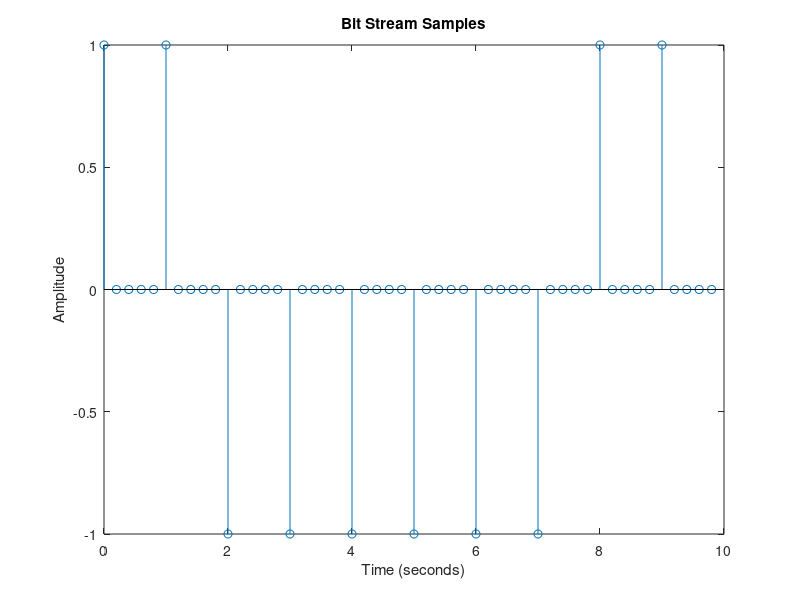
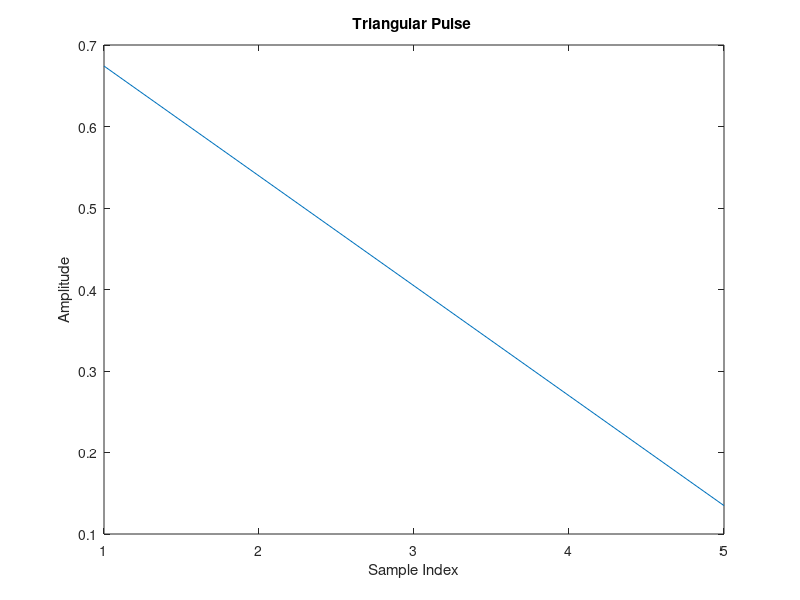
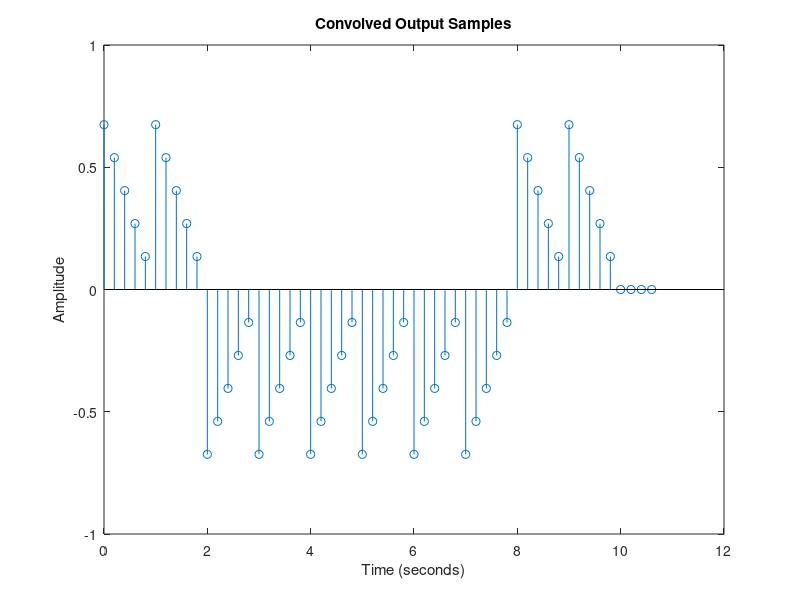
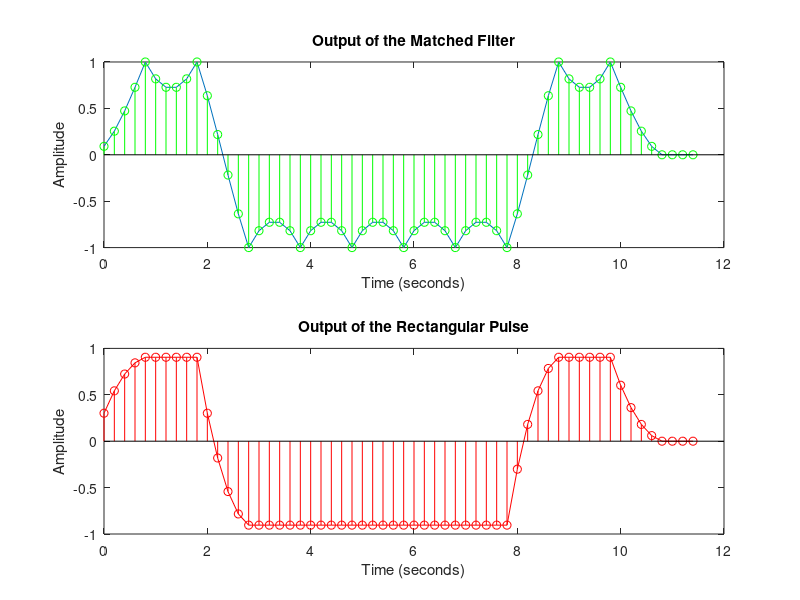

Write the MATLAB code that produced these figures, in order.
%% Define a triangular pulse shaping function and Random bit stream generation
triangular_pulse = [5 4 3 2 1] / sqrt(55); % triangluar pulse to be convolved
                                           % with the bitstream.

% The pulse is normalized so that its energy is = 1,ensuring a fair 
% comparison of filter performance% 

bit_stream = randi([0, 1], 1, 10); %creates Random array of 10 bits, 
                                   % The input data to be transmitted.

Polar_NRZ_stream = 2*bit_stream - 1;   %convert bitstream into polar NRZ line code.
%% Upsampling the bit stream
upsampled_stream = upsample(Polar_NRZ_stream, 5); %Inserts 4 zeros between each bit, 
                                             % resulting in a sampling rate of
                                             % 5 samples per symbol.

% Ensures that each bit lasts 1 second, and sampling occurs every 200 ms.%
%% Define Time Reference for Bit Stream
signal_length = length(upsampled_stream); % Calculate the length of 
                                         % the upsampled signal.

% Define a time axis where each sample is equally spaced 200 ms apart.                                         
stream_time_reference = linspace(0, (signal_length - 1) * 0.2, signal_length);
%% Pulse Shaping (T.D convolution <-> F.D Multiplication)
convolved_stream = conv(upsampled_stream,triangular_pulse);
%% Define Time Reference for Convolved Signal
convolved_stream_length = length(convolved_stream);
convolved_time_reference = linspace(0, (convolved_stream_length - 1) * 0.2, convolved_stream_length);

%% Plot the Bit Stream, Pulse Shaping Function and the Convolved Signal
figure;
stem(stream_time_reference, upsampled_stream); % stem plot to visualize the upsampled bit stream.
xlabel('Time (seconds)');
ylabel('Amplitude');
title('Bit Stream Samples');

figure;
plot(triangular_pulse);
xlabel('Sample Index'); 
ylabel('Amplitude'); 
title('Triangular Pulse ');

figure;
stem(convolved_time_reference, convolved_stream); % stem plot to visualize the upsampled bit stream.
xlabel('Time (seconds)'); 
ylabel('Amplitude'); 
title('Convolved Output Samples');

%% Matched Filter implementation, as it maximizes the SNR at sampling instants.
matched_filter = fliplr(triangular_pulse); % generating the matched filter,
                                         % by time-reversing the pulse
matchedfilter_output = conv(convolved_stream, matched_filter);
matchedfilter_time_reference = linspace(0, (length(matchedfilter_output) - 1) * 0.2, length(matchedfilter_output));

%% Define Rect function and normalize it
rect = [1 1 1 1 1]/sqrt(5); % Normalizes rect pulse filter
rect_output = conv(convolved_stream, rect); %Convolve the received signal with the rect filter.
rect_time_reference = linspace(0, (length(rect_output) - 1) * 0.2, length(rect_output));

%% Requirement 1(a): Plot Matched Filter vs. Rectangular Filter 
figure;
subplot(2,1,1);
plot(matchedfilter_time_reference, matchedfilter_output);
hold on;
stem(matchedfilter_time_reference, matchedfilter_output, 'green');
xlabel('Time (seconds)');
ylabel('Amplitude');
title('Output of the Matched Filter');

subplot(2,1,2);
plot(rect_time_reference, rect_output, 'red');
hold on;
stem(rect_time_reference, rect_output, 'red');
xlabel('Time (seconds)');
ylabel('Amplitude'); 
title('Output of the Rectangular Pulse');



%% Correlator Implementation
% Preallocate output
correlator_output = zeros(1, length(convolved_stream)); 

% Iterate over symbols (5 samples per symbol)
for i = 1:5:length(convolved_stream)-4  
    sum = 0;
    for j = 0:4 
        % Compute dot product (correlation)
        sum = sum + convolved_stream(i+j) * triangular_pulse(j+1);
    end
    % Store the final accumulated sum at the last sample of the symbol
    correlator_output(i+4) = sum; 
end


correlator_time_reference = linspace(0, (length(correlator_output) - 1) * 0.2, length(correlator_output));
%% Plot Correlator vs. Matched Filter Output
figure;
subplot(2,1,1);
plot(correlator_time_reference, correlator_output, 'red');
hold on;
stem(correlator_time_reference, correlator_output, 'red');
hold on;
legend('Output of the correlator', 'Sampled output of the correlator');
xlabel('Time (seconds)'); 
ylabel('Amplitude'); 
title("Correlator's Output");

% Matched filter
subplot(2,1,2);
plot(matchedfilter_time_reference, matchedfilter_output, 'green');
hold on;
stem(matchedfilter_time_reference, matchedfilter_output, 'green');
xlabel('Time (seconds)'); 
ylabel('Amplitude'); 
legend('Output of the matched filter', 'Sampled output of the matched filter');
title("Matched Filter's Output");

%% Requirement 1(b): Plot Correlator vs. Matched Filter on the Same Plot
figure;
plot(matchedfilter_time_reference, matchedfilter_output, 'b'); % Matched filter in blue
hold on;
plot(correlator_time_reference, correlator_output, 'r'); % Correlator output in red
stem(matchedfilter_time_reference(1:5:end), matchedfilter_output(1:5:end), 'bo'); % Sampled points for Matched filter
stem(correlator_time_reference(1:5:end), correlator_output(1:5:end), 'ro'); % Sampled points for Correlator
xlabel('Time (seconds)'); 
ylabel('Amplitude'); 
legend('Matched Filter Output', 'Correlator Output', 'Sampled Matched Filter Output', 'Sampled Correlator Output');
title("Comparison of Matched Filter and Correlator Outputs");
